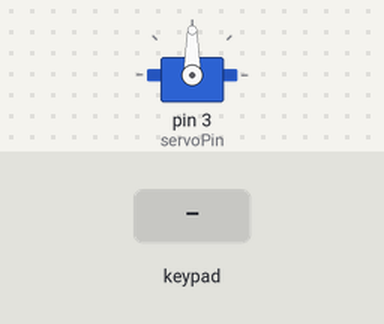
Recording of a sketch running on a simulated Arduino Uno, built with avr-gcc and run on an emulated ATmega328P. Shown: servo. The test bench sets the inputs (shaded band). What the sketch prints to the serial monitor is not drawn.

Above: at 2.2 s.
2.3 s: key 'B' pressed
At 2.9 s:
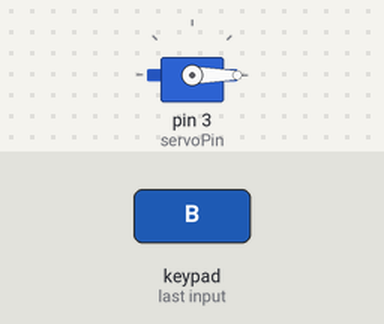
Timing chart, 0 to 5.3 s (numbered marks = the images above; inputs shaded):
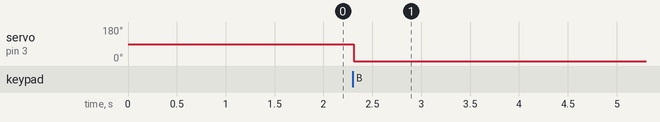

Measured:
- after the input at 2.3 s, servo on pin 3 (servoPin): 90° → 0° at once

The sketch:

sketch_ServoCommander.ino
```cpp
#include <Servo.h>
#include <Keypad.h>

const byte ROWS = 4; //four rows
const byte COLS = 4; //four columns
char keys[ROWS][COLS] = {
  {'0','1','2','3'},
  {'4','5','6','7'},
  {'8','9','A','B'},
  {'C','D','E','F'}
};
byte rowPins[ROWS] = {6, 5, 4, 2}; //connect to the row pinouts of the keypad
byte colPins[COLS] = {7, 8, 9, 10}; //connect to the column pinouts of the keypad
Keypad keypad = Keypad( makeKeymap(keys), rowPins, colPins, ROWS, COLS );

// Declare the Servo pin
int servoPin = 3;
// Create a servo object
Servo servo;

String input = "0";

void setup() {
  Serial.begin(9600);
  // We need to attach the servo to the used pin number
  servo.attach(servoPin);
//  servo.writeMicroseconds(1500);
  delay(1000);
}

void loop() {
  char keyPressed = keypad.waitForKey();
  String s1 = "0123456789";
    if (s1.indexOf(keyPressed)!=-1){
      //is a number
      if(input=="0"){
        if(keyPressed!='0'){
          input = String(keyPressed);
        }
      }else{
        input = String(input + String(keyPressed));
      }
    }else if( keyPressed =='C'){
      //is the delete key
      input = input.substring(0, input.length()-1);
    }else if( keyPressed =='D'){
      //is the empty key
      input="0";
    }else if( keyPressed =='B'){
      //is the "show me" key
      long a = atol(input.c_str());
      if(a<=180 && a >=0){
        servo.write(0);
        delay(2000);
        servo.writeMicroseconds(1000);
        servo.write(a);
        Serial.print("servo is showing the angle: " );
        Serial.println(a);
      }else if(a>180&& a<=360){
        servo.writeMicroseconds(1000);
        servo.write(180);
        delay(2000);
        servo.writeMicroseconds(2000);
        a = 360-a;
        servo.write(a);
        Serial.print("servo is showing the angle: " );
        Serial.println(input);
        Serial.print("a is  " );
        Serial.println(a);
      }else{
        Serial.print("servo cant show the angle: ");
        Serial.println(a);
      }
    }
  Serial.println(input);
}
```
